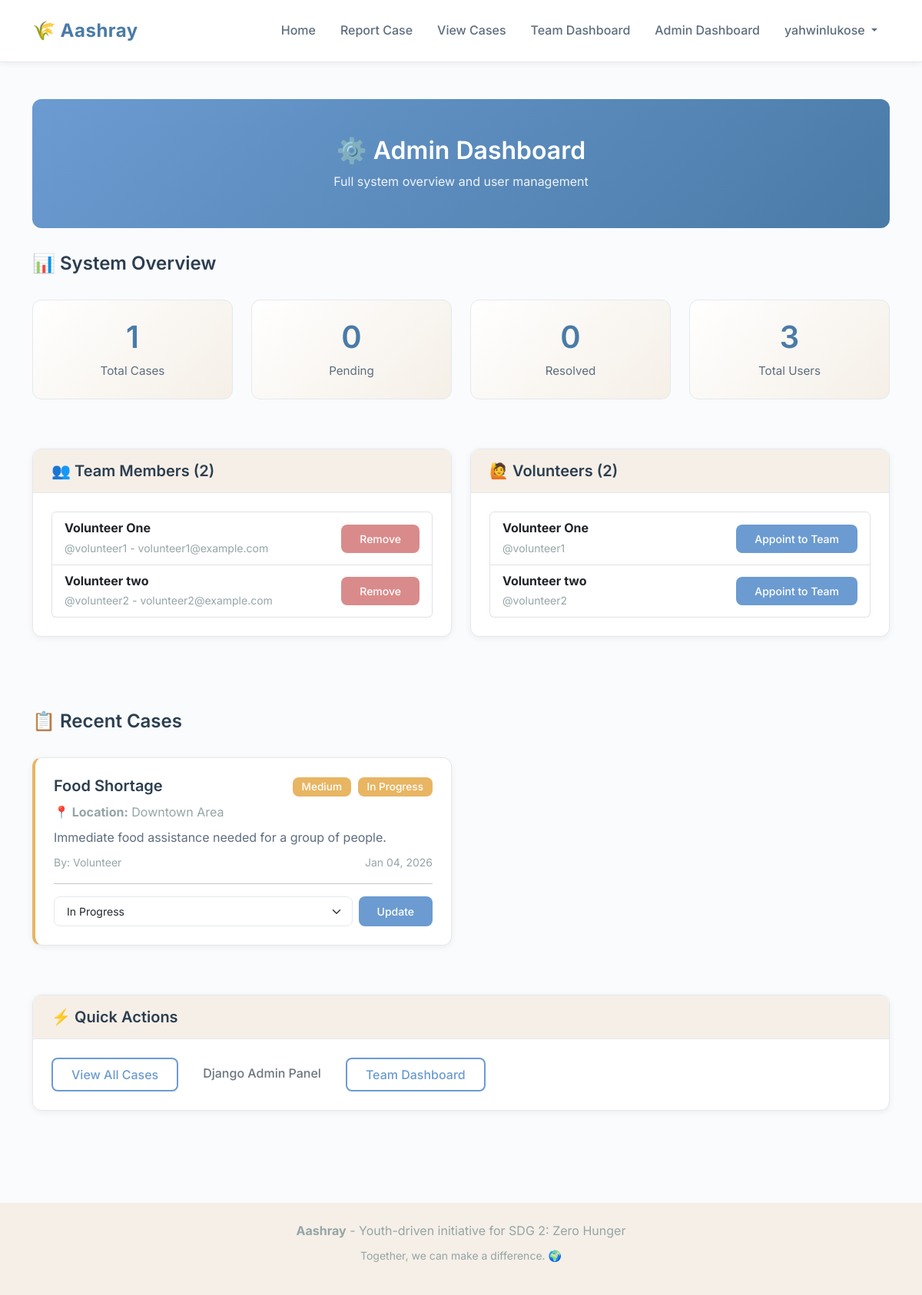
The page /dashboard/ (signed in) on the database its author committed.
### cases/models.py (models this page shows, shortened)
class Case(models.Model):
    PRIORITY_CHOICES = [
        ('HIGH', 'High'),
        ('MEDIUM', 'Medium'),
        ('LOW', 'Low'),
    ]
    STATUS_CHOICES = [
        ('PENDING', 'Pending'),
        ('VALIDATED', 'Validated'),
        ('IN_PROGRESS', 'In Progress'),
        ('RESOLVED', 'Resolved'),
        ('FORWARDED', 'Forwarded'),
    ]
    case_type = models.CharField(max_length=100, help_text="Type of case (e.g., Food Shortage, Malnutrition)")
    place_spotted = models.CharField(max_length=255, help_text="Location where the case was spotted")
    needs = models.TextField(help_text="Description of needs and situation")
    priority = models.CharField(max_length=10, choices=PRIORITY_CHOICES, default='MEDIUM')
    image = models.ImageField(upload_to='case_images/', blank=True, null=True, help_text="Optional image of the situation")
    status = models.CharField(max_length=15, choices=STATUS_CHOICES, default='PENDING')
    reported_by = models.ForeignKey(User, on_delete=models.CASCADE, related_name='reported_cases')
    created_at = models.DateTimeField(auto_now_add=True)
    updated_at = models.DateTimeField(auto_now=True)
    class Meta:
        ordering = ['-created_at']
        verbose_name = 'Case'
        verbose_name_plural = 'Cases'
    def get_priority_badge_class(self):
        return {
            'HIGH': 'danger',
            'MEDIUM': 'warning',
            'LOW': 'info',
        }.get(self.priority, 'secondary')
    def get_status_badge_class(self):
        return {
            'PENDING': 'secondary',
            'VALIDATED': 'primary',
            'IN_PROGRESS': 'warning',
            'RESOLVED': 'success',
            'FORWARDED': 'info',
        }.get(self.status, 'secondary')

### cases/views.py (the view)
# urls.py: path('dashboard/', views.admin_dashboard, name='admin_dashboard'),
@admin_required
def admin_dashboard(request):
    all_cases = Case.objects.all()
    all_users = User.objects.all()
    team_members = User.objects.filter(groups__name='Team')
    volunteers = User.objects.filter(groups__name='Volunteer')
    context = {
        'total_cases': all_cases.count(),
        'pending_cases': all_cases.filter(status='PENDING').count(),
        'resolved_cases': all_cases.filter(status='RESOLVED').count(),
        'total_users': all_users.count(),
        'team_members': team_members,
        'volunteers': volunteers,
        'recent_cases': all_cases[:10],
    }
    return render(request, 'cases/admin_dashboard.html', context)

### templates/cases/admin_dashboard.html (shortened to what this page needs)
{% extends 'base.html' %}
{% load static %}
{% block content %}
<div class="container py-5">
    <div class="dashboard-header text-center">
        <div class="container">
            <h1>⚙️ Admin Dashboard</h1>
            <p>Full system overview and user management</p>
        </div>
    </div>
    <div class="row mb-5">
        <div class="col-md-12 mb-3">
            <h3>📊 System Overview</h3>
        </div>
        <div class="col-md-3 mb-3">
            <div class="stat-card">
                <h3>{{ total_cases }}</h3>
                <p>Total Cases</p>
            </div>
        </div>
        <div class="col-md-3 mb-3">
            <div class="stat-card">
                <h3>{{ pending_cases }}</h3>
                <p>Pending</p>
            </div>
        </div>
        <div class="col-md-3 mb-3">
            <div class="stat-card">
                <h3>{{ resolved_cases }}</h3>
                <p>Resolved</p>
            </div>
        </div>
        <div class="col-md-3 mb-3">
            <div class="stat-card">
                <h3>{{ total_users }}</h3>
                <p>Total Users</p>
            </div>
        </div>
    </div>
    <div class="row mb-5">
        <div class="col-md-6 mb-4">
            <div class="card">
                <div class="card-header">
                    <h5 class="mb-0">👥 Team Members ({{ team_members.count }})</h5>
                </div>
                <div class="card-body">
                    {% if team_members %}
                    <div class="list-group">
                        {% for member in team_members %}
                        <div class="list-group-item d-flex justify-content-between align-items-center">
                            <div>
                                <strong>{{ member.first_name }} {{ member.last_name }}</strong>
                                <br>
                                <small class="text-muted">@{{ member.username }} - {{ member.email }}</small>
                            </div>
                            <form method="post" action="{% url 'remove_team_member' member.id %}" class="d-inline">
                                <button type="submit" class="btn btn-sm btn-danger"
                                    onclick="return confirm('Remove {{ member.username }} from Team?')">
                                    Remove
                                </button>
                            </form>
                        </div>
                        {% endfor %}
                    </div>
                    {% else %}
                    <p class="text-muted mb-0">No team members appointed yet.</p>
                    {% endif %}
                </div>
            </div>
        </div>
        <div class="col-md-6 mb-4">
            <div class="card">
                <div class="card-header">
                    <h5 class="mb-0">🙋 Volunteers ({{ volunteers.count }})</h5>
                </div>
                <div class="card-body" style="max-height: 400px; overflow-y: auto;">
                    {% if volunteers %}
                    <div class="list-group">
                        {% for volunteer in volunteers %}
                        <div class="list-group-item d-flex justify-content-between align-items-center">
                            <div>
                                <strong>{{ volunteer.first_name }} {{ volunteer.last_name }}</strong>
                                <br>
                                <small class="text-muted">@{{ volunteer.username }}</small>
                            </div>
                            <form method="post" action="{% url 'appoint_team_member' volunteer.id %}" class="d-inline">
                                <button type="submit" class="btn btn-sm btn-primary">
                                    Appoint to Team
                                </button>
                            </form>
                        </div>
                        {% endfor %}
                    </div>
                    {% else %}
                    <p class="text-muted mb-0">No volunteers registered yet.</p>
                    {% endif %}
                </div>
            </div>
        </div>
    </div>
    <div class="row">
        <div class="col-md-12 mb-3">
            <h3>📋 Recent Cases</h3>
        </div>
        {% if recent_cases %}
        {% for case in recent_cases %}
        <div class="col-lg-6 mb-3">
            <div class="card case-item priority-{{ case.priority }}">
                <div class="card-body">
                    <div class="d-flex justify-content-between align-items-start mb-2">
                        <h5 class="card-title mb-0">{{ case.case_type }}</h5>
                        <div>
                            <span class="badge bg-{{ case.get_priority_badge_class }} me-1">{{ case.get_priority_display }}</span>
                            <span class="badge bg-{{ case.get_status_badge_class }}">{{ case.get_status_display }}</span>
                        </div>
                    </div>
                    <p class="text-muted mb-2">
                        <strong>📍 Location:</strong> {{ case.place_spotted }}
                    </p>
                    <p class="card-text mb-2">{{ case.needs|truncatewords:25 }}</p>
                    <div class="d-flex justify-content-between align-items-center">
                        <small class="text-muted">
                            By: {{ case.reported_by.first_name|default:case.reported_by.username }}
                        </small>
                        <small class="text-muted">{{ case.created_at|date:"M d, Y" }}</small>
                    </div>
                    <hr>
                    <form method="post" action="{% url 'update_case_status' case.id %}">
                        <div class="d-flex gap-2">
                            <select name="status" class="form-select form-select-sm">
                                {% for value, label in case.STATUS_CHOICES %}
                                <option value="{{ value }}" {% if case.status == value %}selected{% endif %}>{{ label }}
                                </option>
                                {% endfor %}
                            </select>
                            <button type="submit" class="btn btn-sm btn-primary">Update</button>
                        </div>
                    </form>
                </div>
            </div>
        </div>
        {% endfor %}
        {% else %}
        <div class="col-12">
            <div class="alert alert-info">
                No cases reported yet.
            </div>
        </div>
        {% endif %}
    </div>
    <div class="row mt-4">
        <div class="col-md-12">
            <div class="card">
                <div class="card-header">
                    <h5 class="mb-0">⚡ Quick Actions</h5>
                </div>
                <div class="card-body">
                    <div class="d-flex gap-2 flex-wrap">
                        <a href="{% url 'case_board' %}" class="btn btn-outline-primary">View All Cases</a>
                        <a href="/admin/" class="btn btn-outline-secondary" target="_blank">Django Admin Panel</a>
                        <a href="{% url 'team_dashboard' %}" class="btn btn-outline-primary">Team Dashboard</a>
                    </div>
                </div>
            </div>
        </div>
    </div>
</div>
{% endblock %}

### templates/base.html (shortened to what this page needs)
{% load static %}
<!DOCTYPE html>
<html lang="en">
<head>
    <link href="https://cdn.jsdelivr.net/npm/bootstrap@5.3.0/dist/css/bootstrap.min.css" rel="stylesheet">
    <link rel="stylesheet" href="{% static 'css/style.css' %}">
</head>
<body>
    {% if user.is_authenticated %}
    <nav class="navbar navbar-expand-lg">
        <div class="container">
            <a class="navbar-brand" href="{% url 'volunteer_home' %}">🌾 Aashray</a>
            <div class="collapse navbar-collapse" id="navbarNav">
                <ul class="navbar-nav ms-auto">
                    <li class="nav-item">
                        <a class="nav-link" href="{% url 'volunteer_home' %}">Home</a>
                    </li>
                    <li class="nav-item">
                        <a class="nav-link" href="{% url 'report_case' %}">Report Case</a>
                    </li>
                    <li class="nav-item">
                        <a class="nav-link" href="{% url 'case_board' %}">View Cases</a>
                    </li>
                    {% if user.is_superuser %}
                    <li class="nav-item">
                        <a class="nav-link" href="{% url 'team_dashboard' %}">Team Dashboard</a>
                    </li>
                    {% endif %}
                    {% if user.is_superuser %}
                    <li class="nav-item">
                        <a class="nav-link" href="{% url 'admin_dashboard' %}">Admin Dashboard</a>
                    </li>
                    {% endif %}
                    <li class="nav-item dropdown">
                        <a class="nav-link dropdown-toggle" href="#" id="userDropdown" role="button"
                            data-bs-toggle="dropdown">
                            {{ user.first_name|default:user.username }}
                        </a>
                    </li>
                </ul>
            </div>
        </div>
    </nav>
    {% endif %}
    <main>
        {% block content %}{% endblock %}
    </main>
    <footer class="mt-5 py-4 bg-light">
        <div class="container text-center">
            <p class="text-muted mb-0">
                <strong>Aashray</strong> - Youth-driven initiative for SDG 2: Zero Hunger
            </p>
            <p class="text-muted small mt-2">
                Together, we can make a difference. 🌍
            </p>
        </div>
    </footer>
</body>
</html>

### static/css/style.css (style rules this page uses)
:root { --color-primary: #6B9BD1; --color-primary-light: #A8C9E8; --color-primary-dark: #4A7BA7; --color-secondary: #8FBC8F; --color-secondary-light: #B8D4B8; --color-accent: #E8D5B7; --color-accent-light: #F5EFE7; --color-background: #FAFBFC; --color-surface: #FFFFFF; --color-border: #E5E9ED; --color-text-primary: #2C3E50; --color-text-secondary: #5D6D7E; --color-text-muted: #95A5A6; --color-success: #7FB685; --color-warning: #E8B563; --color-danger: #D98B8B; --color-info: #7EAED3; --spacing-xs: 0.5rem; --spacing-sm: 1rem; --spacing-md: 1.5rem; --spacing-lg: 2rem; --spacing-xl: 3rem; --radius-sm: 8px; --radius-md: 12px; --radius-lg: 16px; --shadow-sm: 0 2px 8px rgba(0, 0, 0, 0.06); --shadow-md: 0 4px 16px rgba(0, 0, 0, 0.08); --shadow-lg: 0 8px 24px rgba(0, 0, 0, 0.1); }
body { font-family: 'Inter', 'Segoe UI', Tahoma, Geneva, Verdana, sans-serif; background-color: var(--color-background); color: var(--color-text-primary); line-height: 1.6; margin: 0; padding: 0; }
h1, h2, h3, h4, h5, h6 { color: var(--color-text-primary); font-weight: 600; margin-bottom: var(--spacing-sm); }
h1 { font-size: 2rem; }
h3 { font-size: 1.5rem; }
p { color: var(--color-text-secondary); margin-bottom: var(--spacing-sm); }
.navbar { background-color: var(--color-surface); border-bottom: 1px solid var(--color-border); box-shadow: var(--shadow-sm); padding: var(--spacing-sm) 0; }
.navbar-brand { font-size: 1.5rem; font-weight: 700; color: var(--color-primary-dark) !important; letter-spacing: 0.5px; }
.nav-link { color: var(--color-text-secondary) !important; font-weight: 500; padding: var(--spacing-xs) var(--spacing-sm) !important; border-radius: var(--radius-sm); transition: all 0.3s ease; }
.card { background-color: var(--color-surface); border: 1px solid var(--color-border); border-radius: var(--radius-md); box-shadow: var(--shadow-sm); transition: all 0.3s ease; margin-bottom: var(--spacing-md); }
.card-header { background-color: var(--color-accent-light); border-bottom: 1px solid var(--color-border); border-radius: var(--radius-md) var(--radius-md) 0 0 !important; padding: var(--spacing-sm) var(--spacing-md); font-weight: 600; color: var(--color-text-primary); }
.card-body { padding: var(--spacing-md); }
.card-title { color: var(--color-text-primary); font-weight: 600; margin-bottom: var(--spacing-sm); }
.card-text { color: var(--color-text-secondary); }
.btn { border-radius: var(--radius-sm); padding: var(--spacing-xs) var(--spacing-md); font-weight: 500; transition: all 0.3s ease; border: none; }
.btn-primary { background-color: var(--color-primary); color: white; }
.btn-outline-primary { border: 2px solid var(--color-primary); color: var(--color-primary); background-color: transparent; }
.btn-danger { background-color: var(--color-danger); }
.form-control, .form-select { border: 1px solid var(--color-border); border-radius: var(--radius-sm); padding: var(--spacing-xs) var(--spacing-sm); transition: all 0.3s ease; background-color: var(--color-surface); }
.badge { padding: 0.35rem 0.75rem; border-radius: var(--radius-sm); font-weight: 500; font-size: 0.85rem; }
.badge.bg-warning { background-color: var(--color-warning) !important; }
.dashboard-header { background: linear-gradient(135deg, var(--color-primary) 0%, var(--color-primary-dark) 100%); color: white; padding: var(--spacing-xl) 0; margin-bottom: var(--spacing-lg); border-radius: var(--radius-md); }
.dashboard-header h1 { color: white; margin-bottom: var(--spacing-xs); }
.dashboard-header p { color: rgba(255, 255, 255, 0.9); margin-bottom: 0; }
.stat-card { background: linear-gradient(135deg, var(--color-surface) 0%, var(--color-accent-light) 100%); border: 1px solid var(--color-border); border-radius: var(--radius-md); padding: var(--spacing-md); text-align: center; transition: all 0.3s ease; }
.stat-card h3 { font-size: 2.5rem; color: var(--color-primary-dark); margin-bottom: var(--spacing-xs); }
.stat-card p { color: var(--color-text-secondary); font-size: 0.95rem; margin-bottom: 0; }
.case-item { border-left: 4px solid var(--color-primary); transition: all 0.3s ease; }
.case-item.priority-MEDIUM { border-left-color: var(--color-warning); }
.text-muted { color: var(--color-text-muted) !important; }
.bg-light { background-color: var(--color-accent-light) !important; }

### rows shown on the page
Case: case_type "Food Shortage", priority "Medium", status "In Progress", place_spotted "Downtown Area", needs "Immediate food assistance needed for a group of people.", reported_by.first_name "Volunteer", created_at "Jan 04, 2026"

### other values the page prints
{{ user.first_name|default:user.username }} "yahwinlukose"
{{ total_cases }} "1"
{{ pending_cases }} "0"
{{ resolved_cases }} "0"
{{ total_users }} "3"
{{ team_members.count }} "2"
{{ member.first_name }} "Volunteer"
{{ member.last_name }} "One"
{{ member.username }} "volunteer1"
{{ member.email }} "volunteer1@example.com"
{{ member.last_name }} "two"
{{ member.username }} "volunteer2"
{{ member.email }} "volunteer2@example.com"
{{ volunteers.count }} "2"
{{ volunteer.first_name }} "Volunteer"
